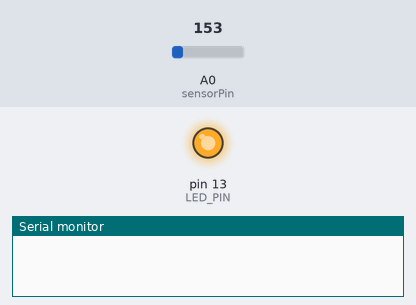
A sketch run on a simulated Arduino Uno, built with avr-gcc and run on an emulated ATmega328P. Parts: output pins drawn as LEDs (lit = HIGH), the last lines printed to the serial monitor. Dashed ring = blinking. Inputs (shaded band) come from the test bench; at power-on: A0 (sensorPin) = 153.

Above: at 0.2 s.
At 1.2 s:
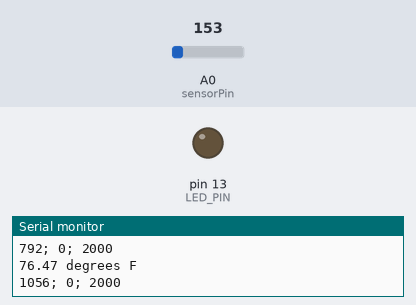
1.3 s: A0 (sensorPin) set to 165
4.3 s: A0 (sensorPin) set to 175
At 4.49 s:
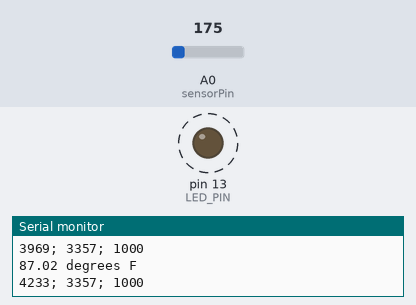
Timing chart, 0 to 13.3 s (numbered marks = the images above; inputs shaded):
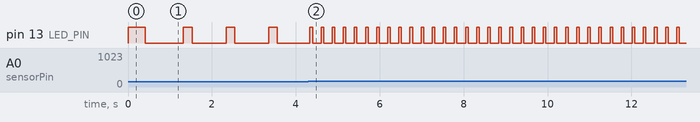

Measured:
- after the input at 4.3 s, pin 13 (LED_PIN): alternates HIGH for 0.06 s and LOW for 0.20 s, starting at once
- by itself, pin 13 (LED_PIN): alternates HIGH for 0.20 s and LOW for 0.81 s

The sketch:

eweek_robot.ino
```cpp
 //TMP36 Pin Variables
int sensorPin = 0; //the analog pin the TMP36's Vout (sense) pin is connected to
                        //the resolution is 10 mV / degree centigrade with a
                        //500 mV offset to allow for negative temperatures

// This version uses discrete temperature ranges to determine how quickly to blink the LED

float friendHeatSignature = 100;

int LED_PIN = 13;

float LOW_TEMP         = 70;  // F
float HI_TEMP          = 98;  // F
float MAX_REASONABLE_F = 200; // F
unsigned long MAX_DELAY = 10000; // 0.2 Hz = 5000ms
unsigned long MIN_DELAY = 40;    // 25  Hz = 40ms
unsigned long MIN_FLASH = 60;

float updateTemp()
{
  //getting the voltage reading from the temperature sensor
  int reading = analogRead(sensorPin);

  // converting that reading to voltage, for 3.3v arduino use 3.3
  float voltage = reading * 5.0;
  voltage /= 1024.0;

  float temperatureC = (voltage - 0.5) * 100 ;  //converting from 10 mv per degree wit 500 mV offset
                                                //to degrees ((voltage - 500mV) times 100)
  return temperatureC;
}

/*
 * setup() - this function runs once when you turn your Arduino on
 * We initialize the serial connection with the computer
 */
void setup()
{
  Serial.begin(9600);  //Start the serial connection with the computer
                       //to view the result open the serial monitor

  // Setup the built in LED Arduino LED to indicate when we've found our friend
  pinMode(LED_PIN, OUTPUT);
}

void setLEDsEnabled(bool on)
{
  if (on)
  {
    digitalWrite(LED_PIN, HIGH);
  }
  else
  {
    digitalWrite(LED_PIN, LOW);
  }
}

unsigned long lookupDelay(float tempF)
{
  unsigned long msDelay = 2000;

  // Under LOW_TEMP (70 deg)
  if (tempF < LOW_TEMP)
  {
    msDelay = 4000;
  }
  // [70, 80)
  else if (tempF >= 70 && tempF < 80)
  {
    msDelay = 2000;
  }
  // [80, 90)
  else if (tempF >= 80 && tempF < 90)
  {
    msDelay = 1000;
  }
  // [90, 95)
  else if (tempF >= 90 && tempF < 95)
  {
    msDelay = 500;
  }
  // [95, 100)
  else if (tempF >= 95 && tempF < 100)
  {
    msDelay = 250;
  }

  return msDelay;
}

void loop()
{
  static bool ledOn     = false;
  static int  iterDelay = MIN_DELAY / 2; // Delay causes loop to run at 50 Hz

  static unsigned long msToNextFlash = 0;
  static unsigned long timeLastFlash = 0;
  static unsigned long timeNow       = 0;
  static unsigned long ledOnTime     = MIN_FLASH;
  static unsigned long lastPrint     = 0;

  // Update the temperature
  float temperatureC = updateTemp();
  float temperatureF = (temperatureC * 9.0 / 5.0) + 32.0;

  // Update current time running
  timeNow = millis();

  if ( temperatureF > MAX_REASONABLE_F )
  {
    int i = 0;

    // Flash an emergency signal!
    for ( i = 0; i < 3; i++)
    {
      setLEDsEnabled(true);
      delay(100);
      setLEDsEnabled(false);
      delay(100);
    }

    delay(250);

    for ( i = 0; i < 3; i++)
    {
      setLEDsEnabled(true);
      delay(250);
      setLEDsEnabled(false);
      delay(100);
    }

    delay(250);

    for ( i = 0; i < 3; i++)
    {
      setLEDsEnabled(true);
      delay(100);
      setLEDsEnabled(false);
      delay(100);
    }

    delay(1000);
  }
  else if ( temperatureF >= 100 )
  {
    if (!ledOn)
    {
      ledOn = true;
      setLEDsEnabled(ledOn);
    }
  }
  else
  {
    // Determine if LED should be flashed
    if ( timeNow - timeLastFlash >= msToNextFlash )
    {
      // Flash the LEDs
      timeLastFlash = timeNow;

      // Turn the LED on
      if( !ledOn )
      {
        ledOn = true;
      }
    }
    // Determine if LED should be turned off
    else if (ledOn && timeNow - timeLastFlash >= ledOnTime )
    {
      ledOn = false;
    }

    // Update the output
    setLEDsEnabled(ledOn);
  }

  // Calculate how long to wait until the next flash
  msToNextFlash = lookupDelay(temperatureF);

  // Keep the LED on 20% of the time between flashes
  ledOnTime = max(msToNextFlash / 5, MIN_FLASH);

  if (timeNow - lastPrint > 250)
  {
    lastPrint = timeNow;
    Serial.print(temperatureF); Serial.println(" degrees F");
    Serial.print(timeNow); Serial.print("; "); Serial.print(timeLastFlash); Serial.print("; "); Serial.println(msToNextFlash);
  }

  delay(iterDelay);
}
```
